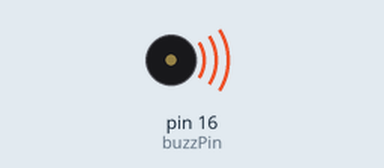
Simulated run of this sketch. Board: Arduino Uno, built with avr-gcc and run on an emulated ATmega328P. On the bench: buzzer (waves = sounding).

Above: at 0.2 s.
Timing chart, 0 to 5.8 s (numbered marks = the images above):
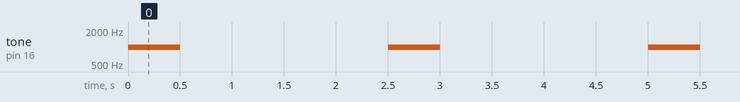

Measured:
- by itself, tone on pin 16 (buzzPin): alternates 1000 Hz for 0.50 s and silent for 2.0 s

The sketch:

sound.ino
```cpp
int frequency=1000; //Specified in Hz
int buzzPin=16;
int timeOn=500; //specified in milliseconds
int timeOff=2000; //specified in millisecods

void setup() {
  // put your setup code here, to run once:

}

void loop() {
  // put your main code here, to run repeatedly:
  tone(buzzPin, frequency);
  delay(timeOn);
  noTone(buzzPin);
  delay(timeOff);
}
```
